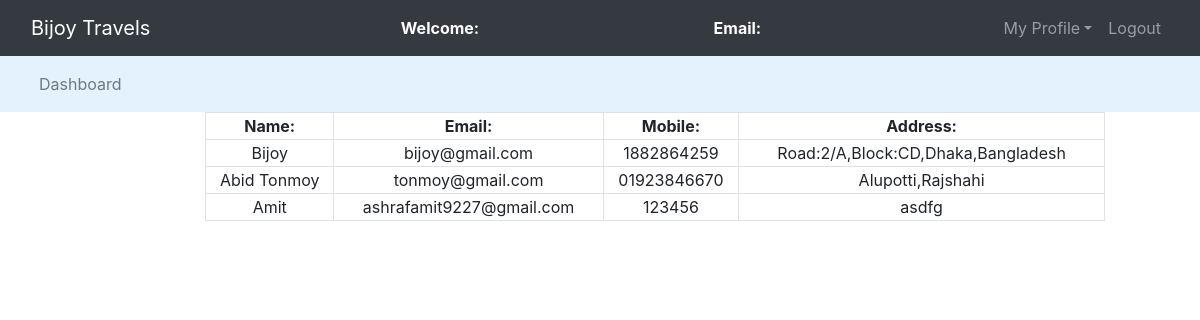
/admin/regusers.php, run on the app's committed database.
### tables this page shows
CREATE TABLE `guest` (
  `id` int(50) NOT NULL,
  `name` varchar(50) NOT NULL,
  `email` varchar(50) NOT NULL,
  `password` varchar(50) NOT NULL,
  `mobile` varchar(20) NOT NULL,
  `address` varchar(55) NOT NULL,
  `verify_token` varchar(200) NOT NULL,
  `verify_status` tinyint(1) NOT NULL DEFAULT 0
);

### admin/regusers.php (the view, shortened to what this page needs)
<?php
	$connection = mysqli_connect("localhost","root","");
	$query = "select * from guest";
?>
<!DOCTYPE html>
<html>
<head>
	<link rel="stylesheet" type="text/css" href="../bootstrap-4.4.1/css/bootstrap.min.css">
</head>
<body>
	<nav class="navbar navbar-expand-lg navbar-dark bg-dark">
		<div class="container-fluid">
			<div class="navbar-header">
				<a class="navbar-brand" href="admin_dashboard">Bijoy Travels</a>
			</div>
			<font style="color: white"><span><strong>Welcome: <?php echo $_SESSION['name'];?></strong></span></font>
			<font style="color: white"><span><strong>Email: <?php echo $_SESSION['email'];?></strong></span></font>
			<ul class="nav navbar-nav navbar-right">
				<li class="nav-item dropdown">
					<a class="nav-link dropdown-toggle" data-toggle="dropdown">My Profile</a>
				</li>
				<li class="nav-item"><a class="nav-link" href="../logout.php">Logout</a></li>
			</ul>
		</div>
	</nav>
<nav class="navbar navbar-expand-lg navbar-light" style="background-color: #e3f2fd">
	<div class="container-fluid">
		<ul class="nav navbar-nav navbar-center">
			<li class="nav-item">
				<a href="admin_dashboard.php" class="nav-link">Dashboard</a>
			</li>
		</ul>
	</div>
</nav>
<div class="row">
	<div class="col-md-2"></div>
	<div class="col-md-8">
		<form>
			<table class="table-bordered" width="900px" style="text-align: center">
				<tr>
					<th>Name:</th>
					<th>Email:</th>
					<th>Mobile:</th>
					<th>Address:</th>
				</tr>
				<?php
					$query_run = mysqli_query($connection,$query);
					while($row = mysqli_fetch_assoc($query_run)){
						$name = $row['name'];
						$email = $row['email'];
						$mobile = $row['mobile'];
						$address = $row['address'];
				?>
						<tr>
							<td><?php echo $name;?></td>
							<td><?php echo $email;?></td>
							<td><?php echo $mobile;?></td>
							<td><?php echo $address;?></td>
						</tr>
						<?php
					}
				?>
			</table>
		</form>
	</div>
	<div class="col-md-2"></div>
</div>
</body>
</html>

### data on the page
guest: name "Bijoy", email "bijoy@gmail.com", mobile "1882864259", address "Road:2/A,Block:CD,Dhaka,Bangladesh"
guest: name "Abid Tonmoy", email "tonmoy@gmail.com", mobile "01923846670", address "Alupotti,Rajshahi"
guest: name "Amit", email "ashrafamit9227@gmail.com", mobile "123456", address "asdfg"
